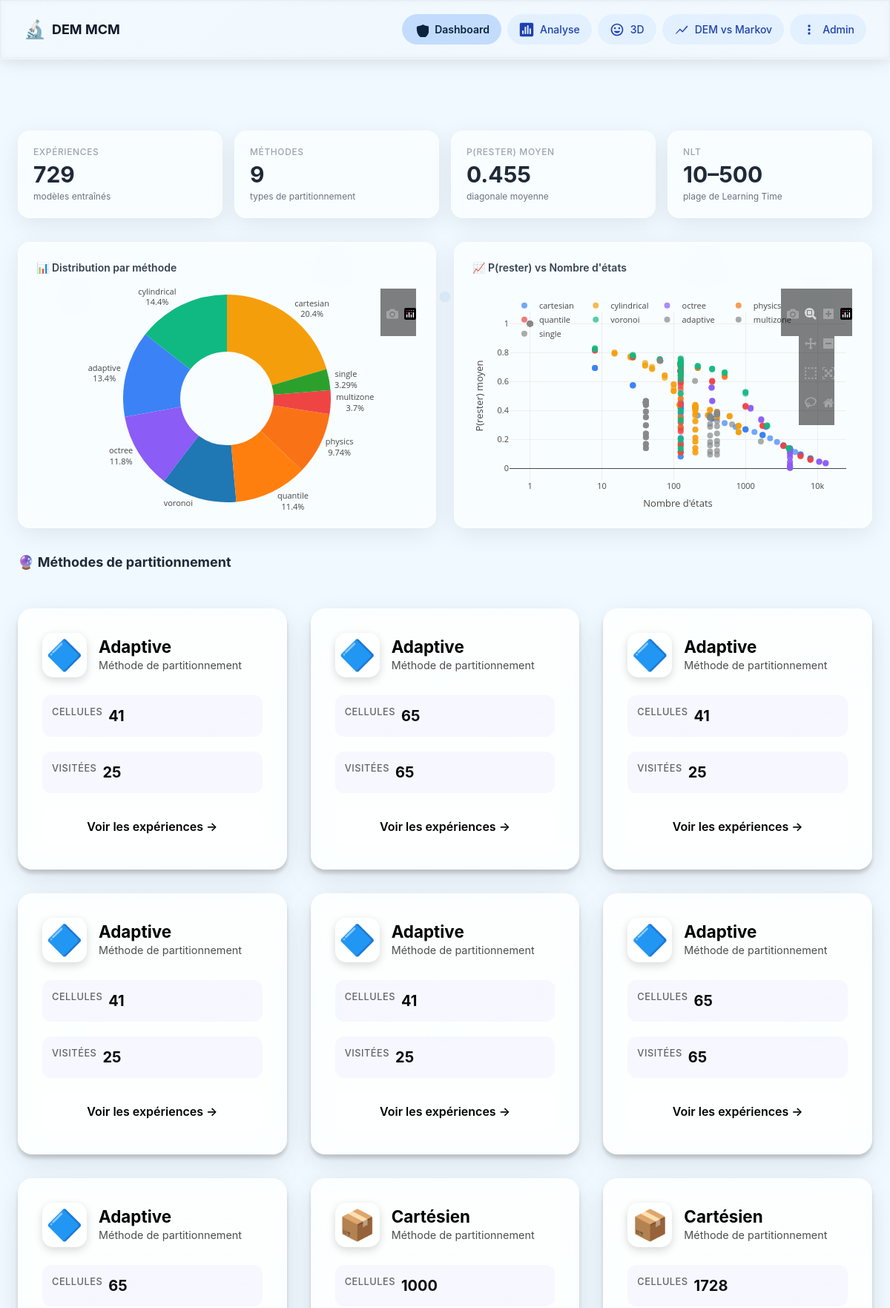
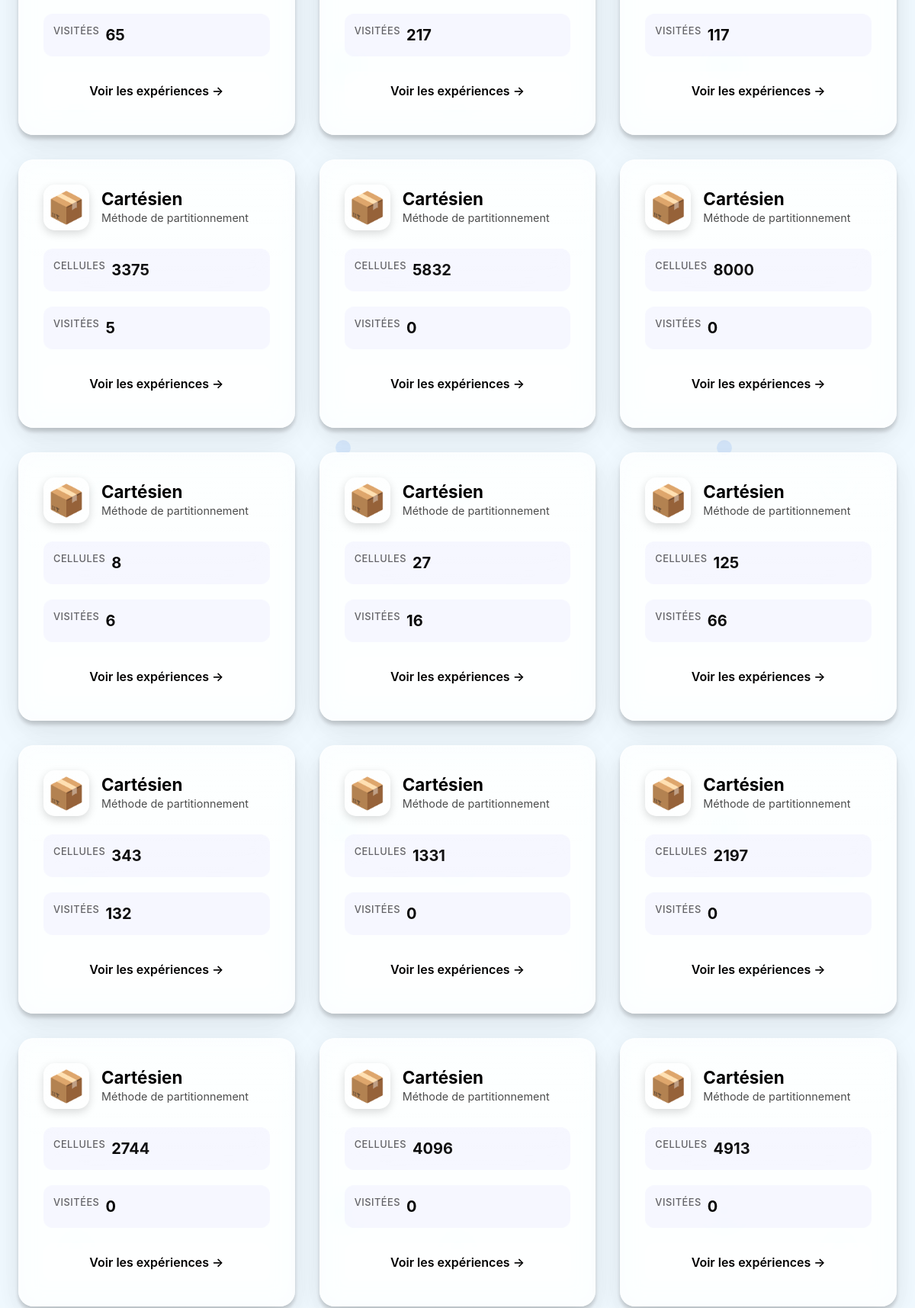
The page / (upper part) on the database its author committed (2 pictures, top to bottom).
### markov/models.py (models this page shows, shortened)
class PartitionMethod(models.Model):
    METHODS = [
        ("cartesian", "Cartésien"),
        ("cylindrical", "Cylindrique"),
        ("voronoi", "Voronoï (K-means)"),
        ("quantile", "Quantile (équi-pop)"),
        ("octree", "Octree adaptatif"),
        ("physics", "Physics-aware"),
        ("adaptive", "Adaptive"),
        ("multizone", "Multizone"),
        ("single", "Single"),
    ]
    name = models.CharField(max_length=50, choices=METHODS, db_index=True)
    description = models.TextField(blank=True)
    parameters = models.JSONField(
        default=dict,
        help_text="Paramètres du partitionneur (nx, ny, nz, nr, ntheta, n_cells, ...)",
    )
    label = models.CharField(max_length=200, unique=True, db_index=True)
    n_cells = models.IntegerField(default=0)
    n_cells_visited = models.IntegerField(default=0, blank=True)
    population_mean = models.FloatField(null=True, blank=True)
    population_std = models.FloatField(null=True, blank=True)
    population_cv = models.FloatField(
        null=True,
        blank=True,
        help_text="Coefficient de variation = std/mean (plus petit = mieux)",
    )
    created_at = models.DateTimeField(auto_now_add=True)
    class Meta:
        ordering = ["name", "n_cells"]
        verbose_name = "Méthode de partitionnement"

### markov/views.py (the view)
# urls.py: path("", views.dashboard, name="dashboard"),
def dashboard(request):
    methods = PartitionMethod.objects.all().order_by("name")
    experiments = Experiment.objects.select_related("partition_method", "matrix")
    stats = {
        "total_experiments": experiments.count(),
        "total_methods": PartitionMethod.objects.values("name").distinct().count(),
        "avg_diagonal": TransitionMatrix.objects.aggregate(avg=Avg("diagonal_mean"))[
            "avg"
        ],
        "nlt_range": experiments.aggregate(min=Min("nlt"), max=Max("nlt")),
    }
    method_distribution = list(
        experiments.values("partition_method__name")
        .annotate(count=Count("id"))
        .order_by("partition_method__name")
    )
    return render(
        request,
        "markov/dashboard.html",
        {
            "stats": stats,
            "methods": methods,
            "method_distribution": json.dumps(method_distribution),
            "recent_experiments": experiments[:10],
        },
    )

### markov/templates/markov/dashboard.html (shortened to what this page needs)
{% extends "markov/base.html" %}
{% block content %}
<div class="fade-in">
    <div class="grid grid-cols-1 md:grid-cols-2 lg:grid-cols-4 gap-4 mb-8">
        <div class="glass-card p-5">
            <div class="text-xs font-medium text-gray-400 uppercase tracking-wider">Expériences</div>
            <div class="text-3xl font-bold text-gray-800 mt-1">{{ stats.total_experiments }}</div>
            <div class="text-xs text-gray-500 mt-1">modèles entraînés</div>
        </div>
        <div class="glass-card p-5">
            <div class="text-xs font-medium text-gray-400 uppercase tracking-wider">Méthodes</div>
            <div class="text-3xl font-bold text-gray-800 mt-1">{{ stats.total_methods }}</div>
            <div class="text-xs text-gray-500 mt-1">types de partitionnement</div>
        </div>
        <div class="glass-card p-5">
            <div class="text-xs font-medium text-gray-400 uppercase tracking-wider">P(rester) moyen</div>
            <div class="text-3xl font-bold text-gray-800 mt-1">
                {{ stats.avg_diagonal|floatformat:3|default:"—" }}
            </div>
            <div class="text-xs text-gray-500 mt-1">diagonale moyenne</div>
        </div>
        <div class="glass-card p-5">
            <div class="text-xs font-medium text-gray-400 uppercase tracking-wider">NLT</div>
            <div class="text-3xl font-bold text-gray-800 mt-1">
                {{ stats.nlt_range.min }}–{{ stats.nlt_range.max }}
            </div>
            <div class="text-xs text-gray-500 mt-1">plage de Learning Time</div>
        </div>
    </div>
    <div class="grid grid-cols-1 lg:grid-cols-2 gap-6 mb-8">
        <div class="glass-card p-6">
            <h3 class="text-sm font-semibold text-gray-700 mb-4">
                📊 Distribution par méthode
            </h3>
            <div id="chart-methods" style="height: 300px;"></div>
        </div>
        <div class="glass-card p-6">
            <h3 class="text-sm font-semibold text-gray-700 mb-4">
                📈 P(rester) vs Nombre d'états
            </h3>
            <div id="chart-diagonal" style="height: 300px;"></div>
        </div>
    </div>
    <h2 class="text-lg font-bold text-gray-800 mb-4">🔮 Méthodes de partitionnement</h2>
    {% include "markov/partials/method-cards-liquid.html" with methods=methods %}
</div>
{% endblock %}

### markov/templates/markov/partials/method-cards-liquid.html (shortened to what this page needs)
{% load static %}
<div class="methods-grid-liquid">
    {% for method in methods %}
    <div class="method-card-liquid" data-method-id="{{ method.name }}">
        <div class="card-header">
            <div class="card-icon">
                {% if method.name == 'cartesian' %}
                    📦
                {% elif method.name == 'cylindrical' %}
                    🔄
                {% elif method.name == 'voronoi' %}
                    🎲
                {% elif method.name == 'quantile' %}
                    📊
                {% elif method.name == 'octree' %}
                    🌳
                {% elif method.name == 'physics' %}
                    ⚛️
                {% else %}
                    🔷
                {% endif %}
            </div>
            <div>
                <h3 class="card-title">{{ method.get_name_display }}</h3>
                <p class="card-subtitle">Méthode de partitionnement</p>
            </div>
        </div>
        <div class="card-content">
            <div class="metric">
                <span class="metric-label">Cellules</span>
                <span class="metric-value">{{ method.n_cells }}</span>
            </div>
            <div class="metric">
                <span class="metric-label">Visitées</span>
                <span class="metric-value">{{ method.n_cells_visited }}</span>
            </div>
            <a href="{% url 'markov:experiment_list' %}?method={{ method.name }}" class="card-button">
                Voir les expériences →
            </a>
        </div>
    </div>
    {% empty %}
    <div style="grid-column: 1 / -1; text-align: center; padding: 2rem; opacity: 0.5;">
        <p>Aucune méthode de partitionnement disponible</p>
    </div>
    {% endfor %}
</div>

### markov/static/markov/css/glass-nav.css (style rules this page uses)
:root { --nav-width: 100%; --nav-height: 80px; --nav-radius: 0px; --nav-frost: 0.08; --nav-saturation: 1.2; }
.glass-card { background: rgba(255, 255, 255, 0.65); backdrop-filter: blur(20px) saturate(180%); -webkit-backdrop-filter: blur(20px) saturate(180%); border: 1px solid rgba(255, 255, 255, 0.3); border-radius: 16px; box-shadow: 0 8px 32px rgba(0, 0, 0, 0.08); transition: all 0.3s ease; }

### markov/static/markov/css/glass-effects.css (style rules this page uses)
:root { --glass-bg: rgba(255, 255, 255, 0.7); --glass-bg-dark: rgba(20, 20, 20, 0.5); --glass-border: rgba(255, 255, 255, 0.2); --glass-border-dark: rgba(255, 255, 255, 0.1); --glass-shadow: 0 8px 32px rgba(31, 38, 135, 0.1); --glass-shadow-dark: 0 8px 32px rgba(0, 0, 0, 0.3); --accent-color: #3b82f6; --accent-hover: #2563eb; }
.glass-card { background: var(--glass-bg); backdrop-filter: blur(20px) saturate(180%); -webkit-backdrop-filter: blur(20px) saturate(180%); border: 1px solid var(--glass-border); border-radius: 16px; box-shadow: var(--glass-shadow); transition: all 0.3s cubic-bezier(0.175, 0.885, 0.32, 2.2); overflow: hidden; }

### markov/templates/markov/base.html (style rules this page uses)
body { margin: 0; padding: 0; font-family: -apple-system, BlinkMacSystemFont, 'Segoe UI', sans-serif; background-size: 500px; background-attachment: fixed; }
.glass-card { background: rgba(255, 255, 255, 0.65); backdrop-filter: blur(20px) saturate(180%); -webkit-backdrop-filter: blur(20px) saturate(180%); border: 1px solid rgba(255, 255, 255, 0.3); border-radius: 16px; box-shadow: 0 8px 32px rgba(0, 0, 0, 0.08); transition: all 0.3s ease; }
.fade-in { animation: fadeIn 0.3s ease-in; }

### rows shown on the page
PartitionMethod: name "Adaptive", n_cells "41", n_cells_visited "25"
PartitionMethod: name "Adaptive", n_cells "65", n_cells_visited "65"
PartitionMethod: name "Adaptive", n_cells "41", n_cells_visited "25"
PartitionMethod: name "Adaptive", n_cells "41", n_cells_visited "25"
PartitionMethod: name "Adaptive", n_cells "41", n_cells_visited "25"
PartitionMethod: name "Adaptive", n_cells "65", n_cells_visited "65"
PartitionMethod: name "Adaptive", n_cells "65", n_cells_visited "65"
PartitionMethod: name "Cartésien", n_cells "1000", n_cells_visited "217"
PartitionMethod: name "Cartésien", n_cells "1728", n_cells_visited "117"
PartitionMethod: name "Cartésien", n_cells "3375", n_cells_visited "5"
PartitionMethod: name "Cartésien", n_cells "5832", n_cells_visited "0"
PartitionMethod: name "Cartésien", n_cells "8000", n_cells_visited "0"
PartitionMethod: name "Cartésien", n_cells "8", n_cells_visited "6"
PartitionMethod: name "Cartésien", n_cells "27", n_cells_visited "16"
PartitionMethod: name "Cartésien", n_cells "125", n_cells_visited "66"
PartitionMethod: name "Cartésien", n_cells "343", n_cells_visited "132"
PartitionMethod: name "Cartésien", n_cells "1331", n_cells_visited "0"
PartitionMethod: name "Cartésien", n_cells "2197", n_cells_visited "0"
PartitionMethod: name "Cartésien", n_cells "2744", n_cells_visited "0"
PartitionMethod: name "Cartésien", n_cells "4096", n_cells_visited "0"
PartitionMethod: name "Cartésien", n_cells "4913", n_cells_visited "0"

### other values the page prints
{{ stats.total_experiments }} "729"
{{ stats.total_methods }} "9"
{{ stats.avg_diagonal|floatformat:3|default:"—" }} "0.455"
{{ stats.nlt_range.min }} "10"
{{ stats.nlt_range.max }} "500"
